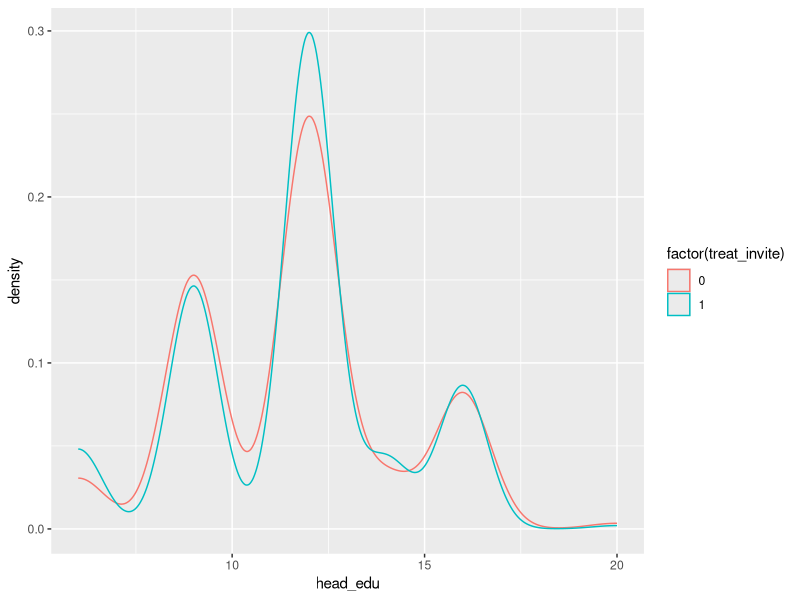
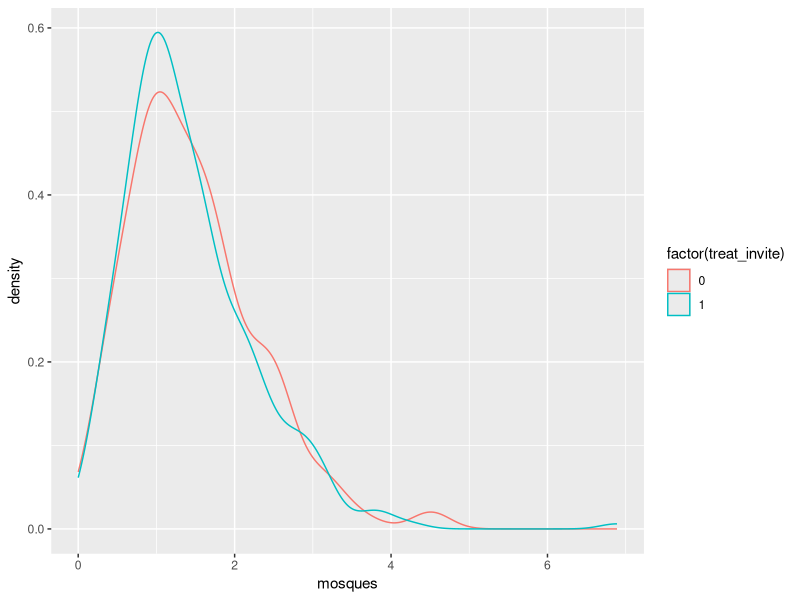
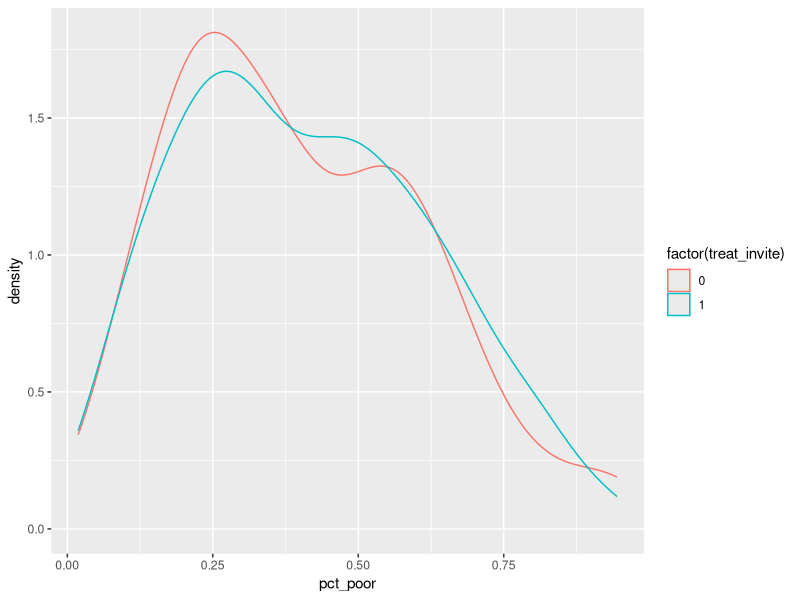
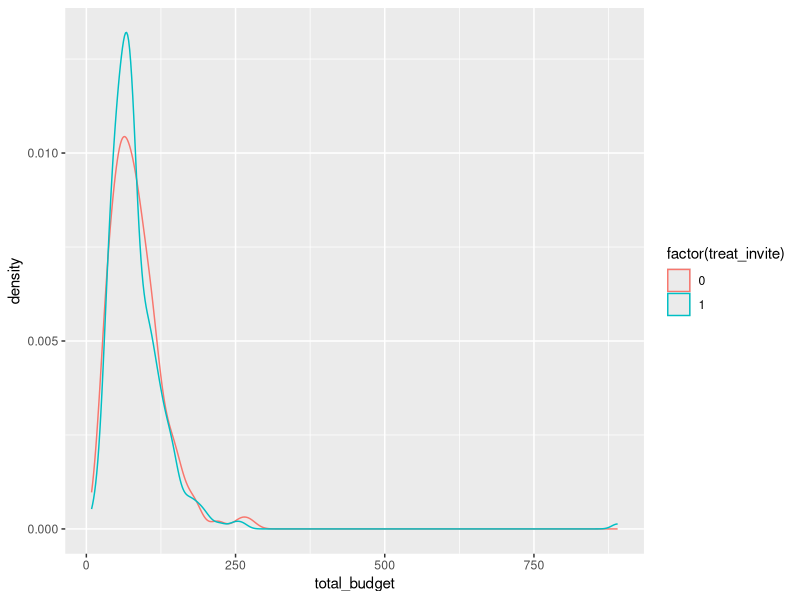
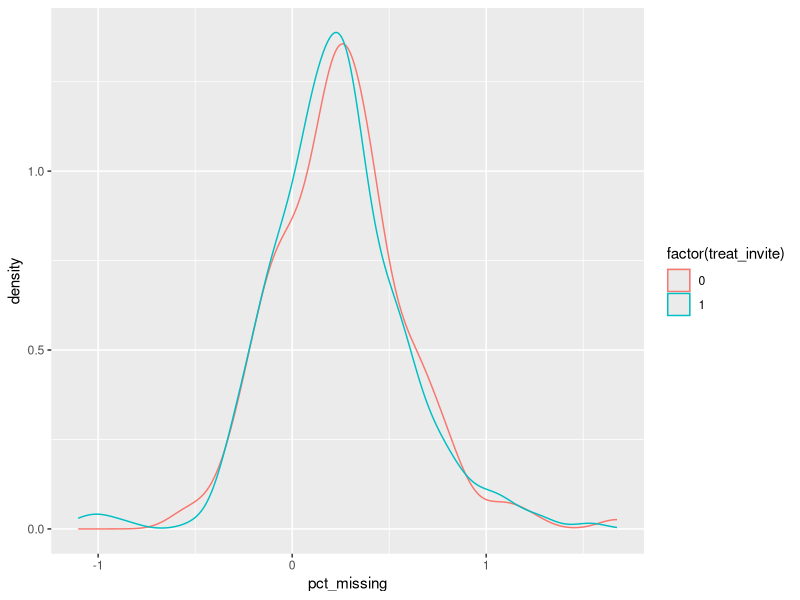

The R script that drew these images, in order:
rm(list = ls()) #cleaning up
library(utils)
library(tidyverse)

gender_data <- as.tibble(read.csv("olken.csv"))

ggplot(gender_data, aes(x=head_edu, color=factor(treat_invite))) +
  geom_density()

ggplot(gender_data, aes(x=mosques, color=factor(treat_invite))) +
  geom_density()

ggplot(gender_data, aes(x=pct_poor, color=factor(treat_invite))) +
  geom_density()

ggplot(gender_data, aes(x=total_budget, color=factor(treat_invite))) +
  geom_density()

###########
ggplot(gender_data, aes(x=pct_missing, color=factor(treat_invite))) +
  geom_density()

#sample means
tmean_missing <- mean(gender_data$pct_missing[gender_data$treat_invite==1])
cmean_missing <- mean(gender_data$pct_missing[gender_data$treat_invite==0])

avg_treatment_effect <- tmean_missing - cmean_missing

#######
tsize = length(gender_data$pct_missing[gender_data$treat_invite==1])
csize = length(gender_data$pct_missing[gender_data$treat_invite==0])
#sample variances
tvar_missing = var(gender_data$pct_missing[gender_data$treat_invite==1])
cvar_missing = var(gender_data$pct_missing[gender_data$treat_invite==0])

std_err_neyman = sqrt( tvar_missing/tsize + cvar_missing/csize )

##### t-statistic ######
t = avg_treatment_effect / std_err_neyman

###### p-value #########
p_value = 2 * pnorm(abs(t), lower.tail = FALSE)
